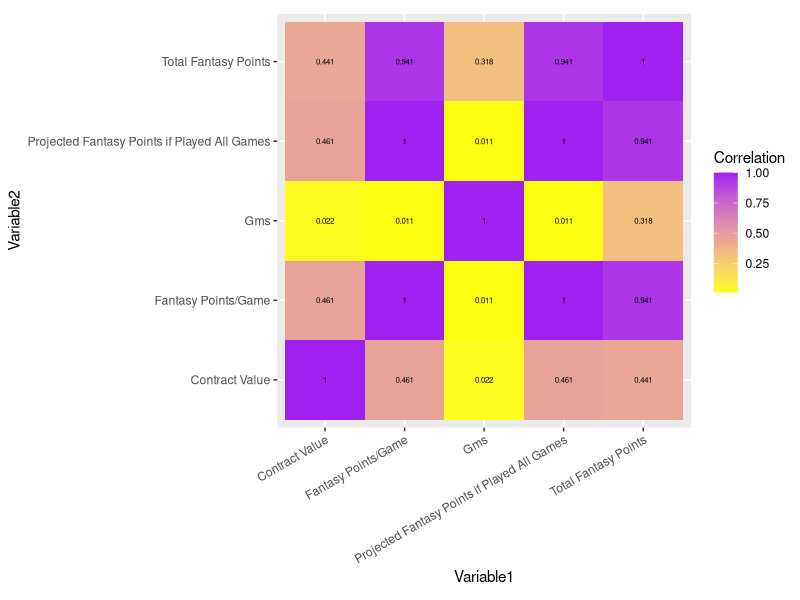
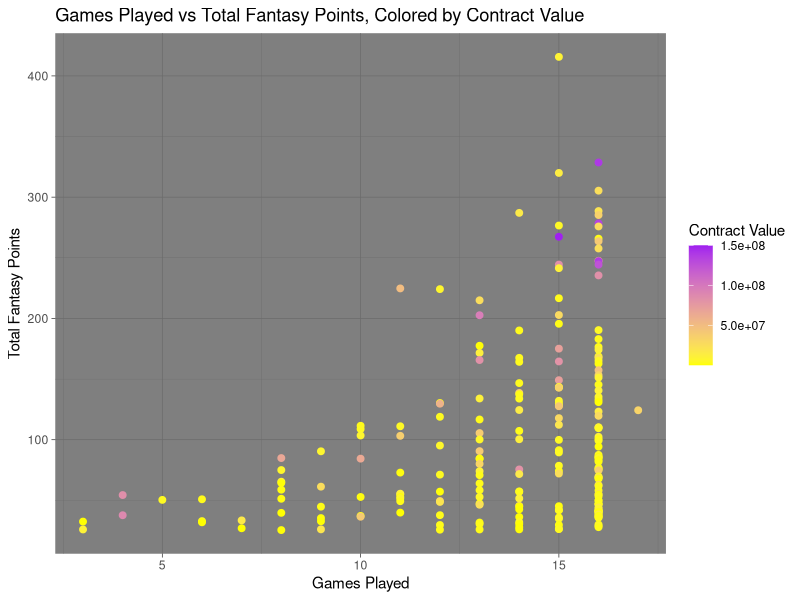
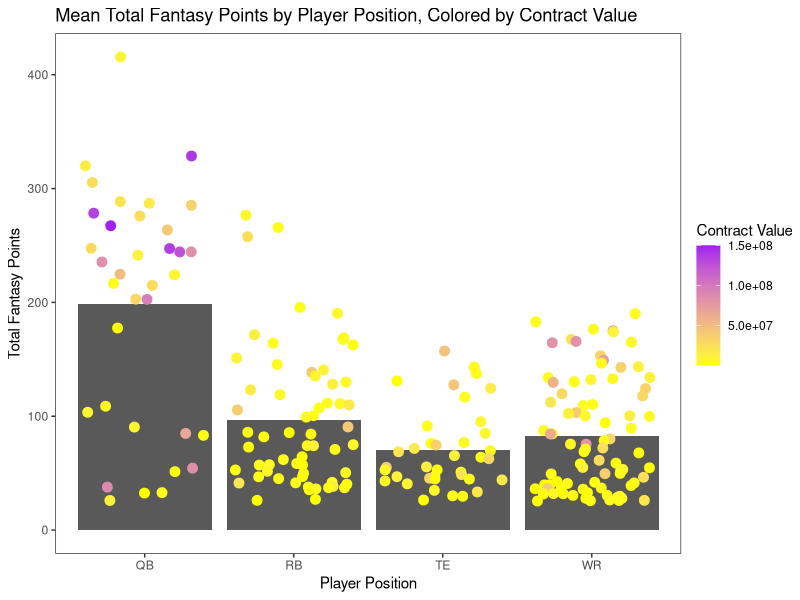
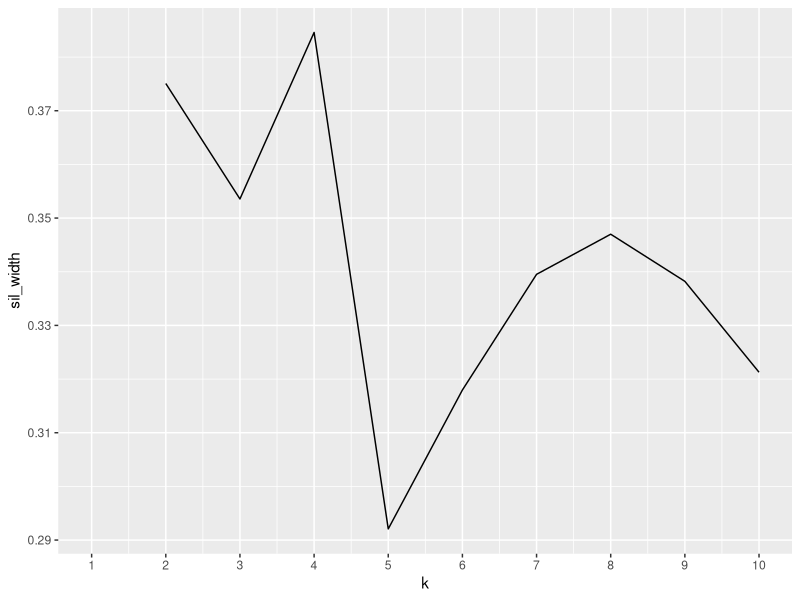
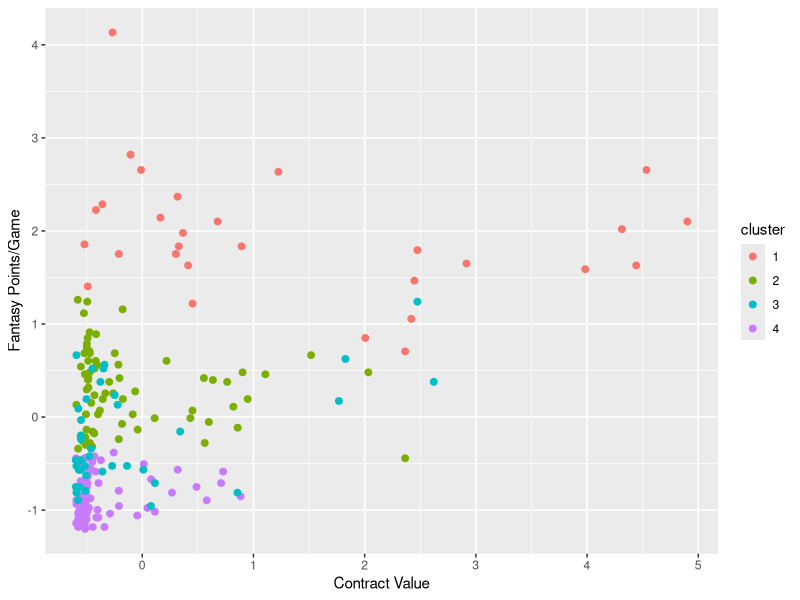
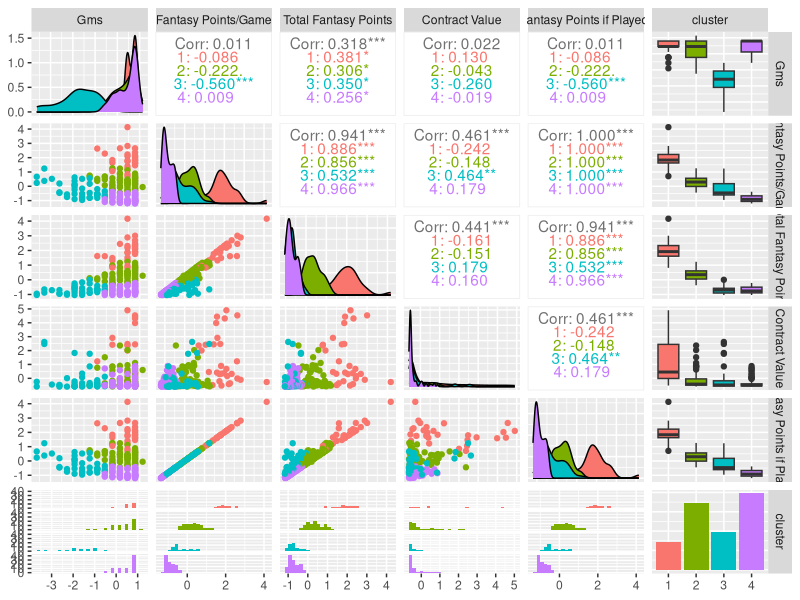

Generate these figures, in order, with R:
## ---- chunk 1
knitr::opts_chunk$set(echo = TRUE)
## ---- chunk 2
library(readxl)
library(tidyverse)

#loading in two datasets
Fantasy_Football_19_Offensive_Player_Stats <- read_excel("2019 Fantasy Football Offensive Player Stats.xlsx", n_max = 300)
NFL_Salaries <- read_csv("football_salaries.csv")
## ---- chunk 3
library(dplyr)

#filter the second dataset to only include offensive player positions because fantasy football statistics are mainly taken from offensive players
NFL_Salaries <- NFL_Salaries %>% filter(position == "quarterback" | position == "running-back" | position == "wide-receiver" | position == "tight-end")

#join two datasets using full_join
joineddata <- full_join(Fantasy_Football_19_Offensive_Player_Stats, NFL_Salaries, by="player")
joineddata <- joineddata %>% na.omit()
joineddata <- joineddata %>% select(player, Pos, Gms, `Fantasy Points/Game`, `Total Fantasy Points`, total_value)

#rename total_value variable to `Contract Value` so that I can pivot longer using "_" later
joineddata <- joineddata %>% rename(`Contract Value` = total_value)
## ---- chunk 4
library(knitr)

#used mutate to generate an additional variable that is a function of another variable
joineddata <- joineddata %>% mutate(`Projected Fantasy Points if Played All Games` = 16*`Fantasy Points/Game`)

#summary of all data, including tidying
joineddata %>% select(where(is.double)) %>% summarize_all(list(mean = mean, median = median, sd = sd, max = max, min = min), na.rm = T) %>% pivot_longer(contains("_")) %>% separate(name, sep = "_", into = c("variable", "stat")) %>% pivot_wider(names_from = "variable", values_from = "value") %>% arrange(stat)

## ---- chunk 5
#create a new categorical variable for splitting up contract classes
joineddata$contract_cat[joineddata$`Contract Value` < 8000000] <- "low"
joineddata$contract_cat[joineddata$`Contract Value` >= 8000000 & joineddata$`Contract Value` < 30000000] <- "medium"
joineddata$contract_cat[joineddata$`Contract Value` >= 30000000] <- "high"

#summary of data grouped by contract category classes low, medium, and high; includes tidying
joineddata %>% group_by(contract_cat) %>% select(where(is.double)) %>% summarize_all(list(mean = mean, median = median, sd = sd, max = max, min = min), na.rm = T) %>% pivot_longer(c(-1), values_to = "values", names_to = "stat") %>% separate(stat, sep = "_", into = c("variable", "stat")) %>% pivot_wider(names_from = "variable", values_from = "values") %>% arrange(match(contract_cat, c("low", "medium", "high")))

## ---- chunk 6
library(tidyverse)
library(ggplot2)

#create correlation matrix
joineddata_num <- joineddata %>% column_to_rownames("player") %>% 
    select_if(is.numeric)
joineddatacorr <- cor(joineddata_num, use = "complete.obs")
joineddatacorr
## ---- chunk 7
#tidy correlation matrix
tidycorpivot <- joineddatacorr %>% as.data.frame %>% rownames_to_column("Variable1") %>% 
    pivot_longer(-1, names_to = "Variable2", values_to = "Correlation")
tidycorpivot
## ---- chunk 8
#create correlation heat map
tidycorpivot %>% ggplot(aes(Variable1, Variable2, fill = Correlation)) + geom_tile() + scale_fill_gradient2(low = "white", mid = "yellow", high = "purple") + geom_text(aes(label = round(Correlation, 3)), color = "black", size = 2) + theme(axis.text.x = element_text(angle = 30, hjust = 1)) + coord_fixed() 
## ---- chunk 9
#create scatterplot to investigate relationship between games played and total fantasy points, relating them to player contract value
ggplot(joineddata, aes(Gms,`Total Fantasy Points`, color = `Contract Value`)) + geom_point(size=2) + scale_color_gradient(low = "yellow", high = "purple") + ggtitle("Games Played vs Total Fantasy Points, Colored by Contract Value") + xlab("Games Played") + ylab("Total Fantasy Points") + theme_dark()
## ---- chunk 10
#create bar graph to display mean total fantasy points for each offensive position, related to contract value
ggplot(joineddata, aes(x=Pos, y=`Total Fantasy Points`)) + geom_bar(stat = "summary", fun=mean) + geom_jitter(aes(color = `Contract Value`), size = 3) + xlab("Player Position") + scale_color_gradient(low = "yellow", high = "purple") + ggtitle("Mean Total Fantasy Points by Player Position, Colored by Contract Value") + theme_test()
## ---- chunk 11
#cluster creation with goodness of fit
library(cluster)

cluster_data <- joineddata %>% select(Gms, `Fantasy Points/Game`, `Total Fantasy Points`, `Contract Value`, `Projected Fantasy Points if Played All Games`) %>% scale %>% as.data.frame

sil_width <- vector()
for (i in 2:10) {pam_fit <- pam(cluster_data, k = i) 
sil_width[i] <- pam_fit$silinfo$avg.width}
ggplot() + geom_line(aes(x = 1:10, y = sil_width)) + scale_x_continuous(name = "k", breaks = 1:10)
## ---- chunk 12
#cluster analysis table
mypam <- cluster_data %>% pam(4)
mypam
## ---- chunk 13
#average silhouette width
mypam$silinfo$avg.width
## ---- chunk 14
#scatterplot showing cluster data
cluster_data <- cluster_data %>% mutate(cluster = as.factor(mypam$clustering))
ggplot(cluster_data, aes(x = `Contract Value`, y = `Fantasy Points/Game`, color = cluster)) + geom_point(size=2)
## ---- chunk 15
#summarize cluster data
cluster_data %>% mutate(cluster = mypam$clustering) %>% group_by(cluster) %>% rename_all(function(x) str_replace(x, "_", "")) %>% summarize_if(is.numeric, .funs = list(mean = mean, median = median, sd = sd), na.rm = T)
## ---- chunk 16
#Visualization of all pairwise combinations
library(GGally)
ggpairs(cluster_data, aes(color = cluster))
